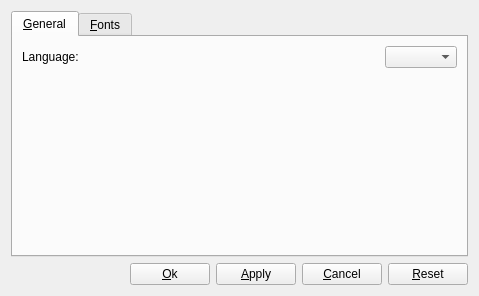
<?xml version="1.0" encoding="UTF-8"?>
<ui version="4.0">
 <class>Preferences</class>
 <widget class="QDialog" name="Preferences">
  <property name="geometry">
   <rect>
    <x>0</x>
    <y>0</y>
    <width>479</width>
    <height>296</height>
   </rect>
  </property>
  <property name="windowTitle">
   <string>Japovoc Preferences</string>
  </property>
  <layout class="QVBoxLayout" name="verticalLayout_3">
   <item>
    <widget class="QTabWidget" name="tabWidget">
     <property name="tabPosition">
      <enum>QTabWidget::North</enum>
     </property>
     <property name="tabShape">
      <enum>QTabWidget::Rounded</enum>
     </property>
     <property name="currentIndex">
      <number>0</number>
     </property>
     <widget class="QWidget" name="tab">
      <attribute name="title">
       <string>&amp;General</string>
      </attribute>
      <layout class="QVBoxLayout" name="verticalLayout_4">
       <item>
        <layout class="QHBoxLayout" name="horizontalLayout_9">
         <item>
          <widget class="QLabel" name="label_7">
           <property name="text">
            <string>Language:</string>
           </property>
          </widget>
         </item>
         <item>
          <spacer name="horizontalSpacer_8">
           <property name="orientation">
            <enum>Qt::Horizontal</enum>
           </property>
           <property name="sizeHint" stdset="0">
            <size>
             <width>40</width>
             <height>20</height>
            </size>
           </property>
          </spacer>
         </item>
         <item>
          <widget class="QComboBox" name="cbLanguage"/>
         </item>
        </layout>
       </item>
       <item>
        <spacer name="verticalSpacer">
         <property name="orientation">
          <enum>Qt::Vertical</enum>
         </property>
         <property name="sizeHint" stdset="0">
          <size>
           <width>20</width>
           <height>40</height>
          </size>
         </property>
        </spacer>
       </item>
      </layout>
     </widget>
     <widget class="QWidget" name="tab_2">
      <attribute name="title">
       <string>&amp;Fonts</string>
      </attribute>
      <layout class="QHBoxLayout" name="horizontalLayout_8">
       <item>
        <layout class="QVBoxLayout" name="verticalLayout_2">
         <item>
          <layout class="QVBoxLayout" name="verticalLayout">
           <item>
            <layout class="QHBoxLayout" name="horizontalLayout">
             <item>
              <widget class="QLabel" name="label_3">
               <property name="toolTip">
                <string>The font the Kanji appears.</string>
               </property>
               <property name="text">
                <string>Kanji font:</string>
               </property>
              </widget>
             </item>
             <item>
              <spacer name="horizontalSpacer">
               <property name="orientation">
                <enum>Qt::Horizontal</enum>
               </property>
               <property name="sizeHint" stdset="0">
                <size>
                 <width>40</width>
                 <height>20</height>
                </size>
               </property>
              </spacer>
             </item>
             <item>
              <widget class="QLabel" name="lbKanjiFontSample">
               <property name="font">
                <font>
                 <family>MS Mincho</family>
                 <pointsize>26</pointsize>
                </font>
               </property>
               <property name="layoutDirection">
                <enum>Qt::RightToLeft</enum>
               </property>
               <property name="text">
                <string>日本語</string>
               </property>
              </widget>
             </item>
             <item>
              <widget class="QPushButton" name="btEditKanjiFont">
               <property name="text">
                <string>Edit...</string>
               </property>
              </widget>
             </item>
            </layout>
           </item>
           <item>
            <layout class="QHBoxLayout" name="horizontalLayout_4">
             <item>
              <widget class="QLabel" name="label_6">
               <property name="toolTip">
                <string>The font the primary reagin appears.</string>
               </property>
               <property name="text">
                <string>Primary reading font:</string>
               </property>
              </widget>
             </item>
             <item>
              <spacer name="horizontalSpacer_4">
               <property name="orientation">
                <enum>Qt::Horizontal</enum>
               </property>
               <property name="sizeHint" stdset="0">
                <size>
                 <width>40</width>
                 <height>20</height>
                </size>
               </property>
              </spacer>
             </item>
             <item>
              <widget class="QLabel" name="lbPrimaryReadingFontSample">
               <property name="font">
                <font>
                 <family>MS PGothic</family>
                 <pointsize>12</pointsize>
                 <weight>75</weight>
                 <bold>true</bold>
                </font>
               </property>
               <property name="layoutDirection">
                <enum>Qt::RightToLeft</enum>
               </property>
               <property name="text">
                <string>カタカナ</string>
               </property>
              </widget>
             </item>
             <item>
              <widget class="QPushButton" name="btEditPrimaryReadingFont">
               <property name="text">
                <string>Edit...</string>
               </property>
              </widget>
             </item>
            </layout>
           </item>
           <item>
            <layout class="QHBoxLayout" name="horizontalLayout_2">
             <item>
              <widget class="QLabel" name="label_4">
               <property name="toolTip">
                <string>The font the readings appear.</string>
               </property>
               <property name="text">
                <string>Reading font:</string>
               </property>
              </widget>
             </item>
             <item>
              <spacer name="horizontalSpacer_3">
               <property name="orientation">
                <enum>Qt::Horizontal</enum>
               </property>
               <property name="sizeHint" stdset="0">
                <size>
                 <width>40</width>
                 <height>20</height>
                </size>
               </property>
              </spacer>
             </item>
             <item>
              <widget class="QLabel" name="lbReadingFontSample">
               <property name="font">
                <font>
                 <family>MS Gothic</family>
                 <pointsize>12</pointsize>
                </font>
               </property>
               <property name="layoutDirection">
                <enum>Qt::RightToLeft</enum>
               </property>
               <property name="text">
                <string>ひらがな</string>
               </property>
              </widget>
             </item>
             <item>
              <widget class="QPushButton" name="btEditReadingFont">
               <property name="text">
                <string>Edit...</string>
               </property>
              </widget>
             </item>
            </layout>
           </item>
           <item>
            <layout class="QHBoxLayout" name="horizontalLayout_5">
             <item>
              <widget class="QLabel" name="label_2">
               <property name="toolTip">
                <string>The font the okurigana appear.</string>
               </property>
               <property name="text">
                <string>Okurigana font:</string>
               </property>
              </widget>
             </item>
             <item>
              <spacer name="horizontalSpacer_5">
               <property name="orientation">
                <enum>Qt::Horizontal</enum>
               </property>
               <property name="sizeHint" stdset="0">
                <size>
                 <width>40</width>
                 <height>20</height>
                </size>
               </property>
              </spacer>
             </item>
             <item>
              <widget class="QLabel" name="lbOkuriganaFontSample">
               <property name="font">
                <font>
                 <family>MS PMincho</family>
                 <pointsize>12</pointsize>
                </font>
               </property>
               <property name="layoutDirection">
                <enum>Qt::RightToLeft</enum>
               </property>
               <property name="text">
                <string>おくりがな</string>
               </property>
              </widget>
             </item>
             <item>
              <widget class="QPushButton" name="btEditOkuriganaFont">
               <property name="text">
                <string>Edit...</string>
               </property>
              </widget>
             </item>
            </layout>
           </item>
           <item>
            <layout class="QHBoxLayout" name="horizontalLayout_7">
             <item>
              <widget class="QLabel" name="label_5">
               <property name="toolTip">
                <string>The font the primary translation appears.</string>
               </property>
               <property name="text">
                <string>Primary translation font:</string>
               </property>
              </widget>
             </item>
             <item>
              <spacer name="horizontalSpacer_7">
               <property name="orientation">
                <enum>Qt::Horizontal</enum>
               </property>
               <property name="sizeHint" stdset="0">
                <size>
                 <width>40</width>
                 <height>20</height>
                </size>
               </property>
              </spacer>
             </item>
             <item>
              <widget class="QLabel" name="lbPrimaryTranslationFontSample">
               <property name="font">
                <font>
                 <family>Times New Roman</family>
                 <pointsize>14</pointsize>
                 <weight>75</weight>
                 <bold>true</bold>
                </font>
               </property>
               <property name="layoutDirection">
                <enum>Qt::RightToLeft</enum>
               </property>
               <property name="text">
                <string>Primary translation</string>
               </property>
              </widget>
             </item>
             <item>
              <widget class="QPushButton" name="btEditPrimaryTranslationFont">
               <property name="text">
                <string>Edit...</string>
               </property>
              </widget>
             </item>
            </layout>
           </item>
           <item>
            <layout class="QHBoxLayout" name="horizontalLayout_6">
             <item>
              <widget class="QLabel" name="label">
               <property name="toolTip">
                <string>The font the Translation appears.</string>
               </property>
               <property name="text">
                <string>Translation font:</string>
               </property>
              </widget>
             </item>
             <item>
              <spacer name="horizontalSpacer_6">
               <property name="orientation">
                <enum>Qt::Horizontal</enum>
               </property>
               <property name="sizeHint" stdset="0">
                <size>
                 <width>40</width>
                 <height>20</height>
                </size>
               </property>
              </spacer>
             </item>
             <item>
              <widget class="QLabel" name="lbTranslationFontSample">
               <property name="font">
                <font>
                 <family>Times New Roman</family>
                 <pointsize>14</pointsize>
                </font>
               </property>
               <property name="layoutDirection">
                <enum>Qt::RightToLeft</enum>
               </property>
               <property name="text">
                <string>translation</string>
               </property>
              </widget>
             </item>
             <item>
              <widget class="QPushButton" name="btEditTranslationFont">
               <property name="text">
                <string>Edit...</string>
               </property>
              </widget>
             </item>
            </layout>
           </item>
          </layout>
         </item>
         <item>
          <spacer name="verticalSpacer_2">
           <property name="orientation">
            <enum>Qt::Vertical</enum>
           </property>
           <property name="sizeHint" stdset="0">
            <size>
             <width>435</width>
             <height>13</height>
            </size>
           </property>
          </spacer>
         </item>
        </layout>
       </item>
      </layout>
     </widget>
    </widget>
   </item>
   <item>
    <layout class="QHBoxLayout" name="horizontalLayout_3">
     <item>
      <spacer name="horizontalSpacer_2">
       <property name="orientation">
        <enum>Qt::Horizontal</enum>
       </property>
       <property name="sizeHint" stdset="0">
        <size>
         <width>40</width>
         <height>20</height>
        </size>
       </property>
      </spacer>
     </item>
     <item>
      <widget class="QPushButton" name="btOk">
       <property name="text">
        <string>&amp;Ok</string>
       </property>
      </widget>
     </item>
     <item>
      <widget class="QPushButton" name="btApply">
       <property name="text">
        <string>&amp;Apply</string>
       </property>
      </widget>
     </item>
     <item>
      <widget class="QPushButton" name="btCancel">
       <property name="text">
        <string>&amp;Cancel</string>
       </property>
      </widget>
     </item>
     <item>
      <widget class="QPushButton" name="btResetPreferences">
       <property name="toolTip">
        <string>Resets the preferences. Changes are applied when the buttons Ok or Apply are clicked.</string>
       </property>
       <property name="text">
        <string>&amp;Reset</string>
       </property>
      </widget>
     </item>
    </layout>
   </item>
  </layout>
 </widget>
 <tabstops>
  <tabstop>tabWidget</tabstop>
  <tabstop>btOk</tabstop>
  <tabstop>btApply</tabstop>
  <tabstop>btCancel</tabstop>
  <tabstop>btResetPreferences</tabstop>
  <tabstop>btEditKanjiFont</tabstop>
  <tabstop>btEditPrimaryReadingFont</tabstop>
  <tabstop>btEditReadingFont</tabstop>
  <tabstop>btEditOkuriganaFont</tabstop>
  <tabstop>btEditPrimaryTranslationFont</tabstop>
  <tabstop>btEditTranslationFont</tabstop>
 </tabstops>
 <resources/>
 <connections/>
</ui>
